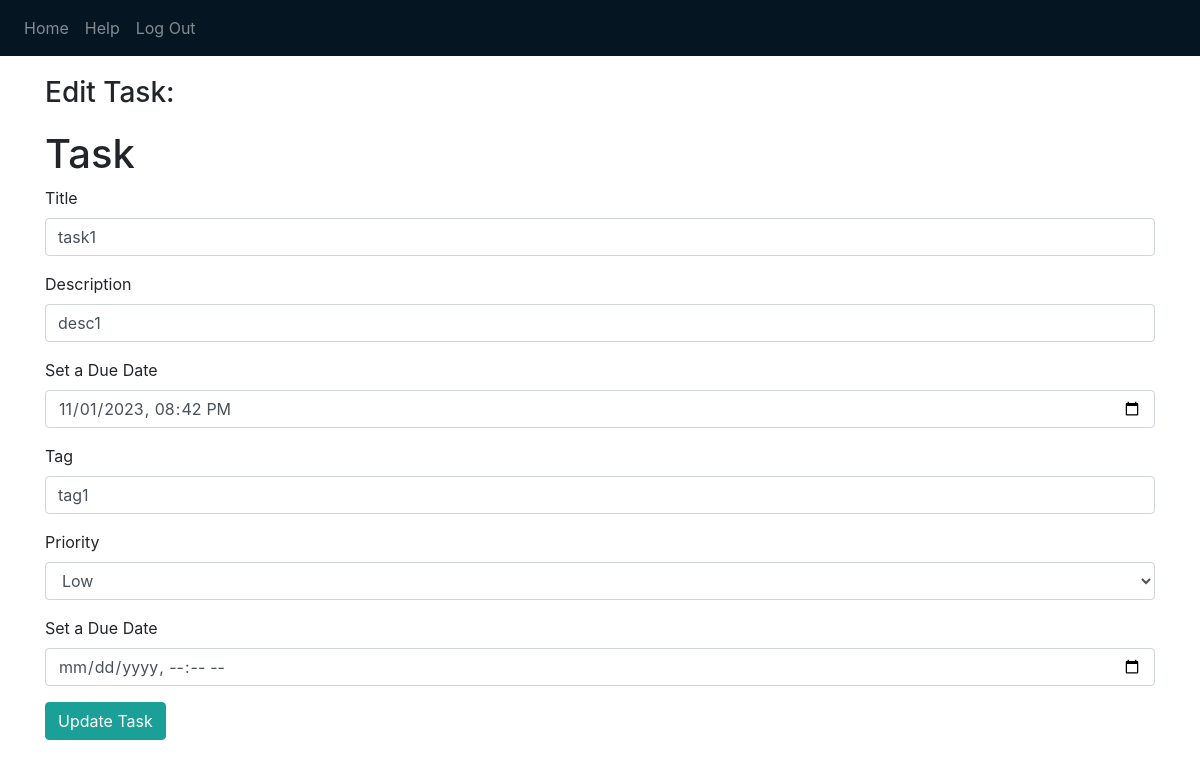
/editform?taskid=1 (signed in), run on the app's committed database.
### website/models.py (models this page shows)
class Task(db.Model):
    id = db.Column(db.Integer, primary_key=True) #ID will be incremented on its own
    user_id = db.Column(db.Integer, db.ForeignKey('user.id')) #Foreign key is the user.id that created the task
    title = db.Column(db.String(1000)) #This will be the title of the task that was created
    description = db.Column(db.String(10000)) #The user can add notes and detail to tasks that they are creating
    due_date = db.Column(db.String(40)) # YYYY-MM-DD Format || The HTML is in MM/
    tag = db.Column(db.String(6))
    priority = db.Column(db.String(6)) #should only be 'Low', 'Medium', 'High'
    status = db.Column(db.Boolean, default=False) #False for incomplete, True for complete
    reminder_time = db.Column(db.String(40))

### website/views.py (the view, shortened to what this page needs)
@views.route('/editform', methods = ['GET', 'POST'])
@login_required
def editform():
    taskid=request.args.get('taskid',None)
    task = Task.query.filter_by(id=taskid).first()
    return render_template("editform.html", user=current_user, task=task)

### website/__init__.py (called while the page is built)
def create_app(database_uri="sqlite:///" + DB_NAME):
    app = Flask(__name__)
    app.config['SECRET_KEY'] = 'THIS IS THE KEY FOR THE APP' #can be anything you want but you want to hide this
    app.config['SQLALCHEMY_DATABASE_URI'] = database_uri #Telling flask where the database is located
    db.init_app(app)
    from .views import views
    from .auth import auth
    app.register_blueprint(views, url_prefix='/')
    app.register_blueprint(auth, url_prefix='/')
    from .models import User, Task
    with app.app_context():
        db.create_all()
    login_manager = LoginManager()
    login_manager.login_view = 'auth.login'
    login_manager.init_app(app)
    @login_manager.user_loader
    def load_user(id):
        return User.query.get(int(id))
    return app

### website/templates/editform.html (shortened to what this page needs)
{% extends "base.html" %}
{% block content %}
<h3>Edit Task: </h3>
<form method="POST">
  <h1>Task</h1>
  <div class="form-group">
    <label for="title">Title</label>
    <input type="text" class="form-control" id="title" name="title" placeholder="Add a Title" value="{{ task.title }}">
  </div>
  <div class="form-group">
    <label for="description">Description</label>
    <input  type="text" class="form-control" id="description" name="description"
      placeholder="Add a Description" value="{{ task.description }}">
  </div>
  <div class="form-group">
    <label for="date">Set a Due Date</label>
    <input type="datetime-local" class="form-control" id="date" name="date" value="{{ task.due_date }}">
  </div>
  <div class="form-group">
    <label for="tag">Tag</label>
    <input type="text" class="form-control" id="tag" name="tag" placeholder="#..." value="{{ task.tag }}">
  </div>
  <div class="form-group">
    <label for="priority">Priority</label>
    <select class="form-control" id="priority" name="priority">
      <option value="Low" {% if task.priority=='Low' %}selected{% endif %}>Low</option>
    </select>
  </div>
  <div class="form-group">
    <label for="reminder_time">Set a Due Date</label>
    <input type="datetime-local" class="form-control" id="reminder_time" name="reminder_time" value="{{ task.reminder_time}}">
  </div>
  <div>
    <button type="submit" class="btn btn-primary">Update Task</button>
  </div>
</form>
{% endblock %}

### data on the page
Task: title "task1", description "desc1", date "11/01/2023 20:42", tag "tag1", priority "Low"
